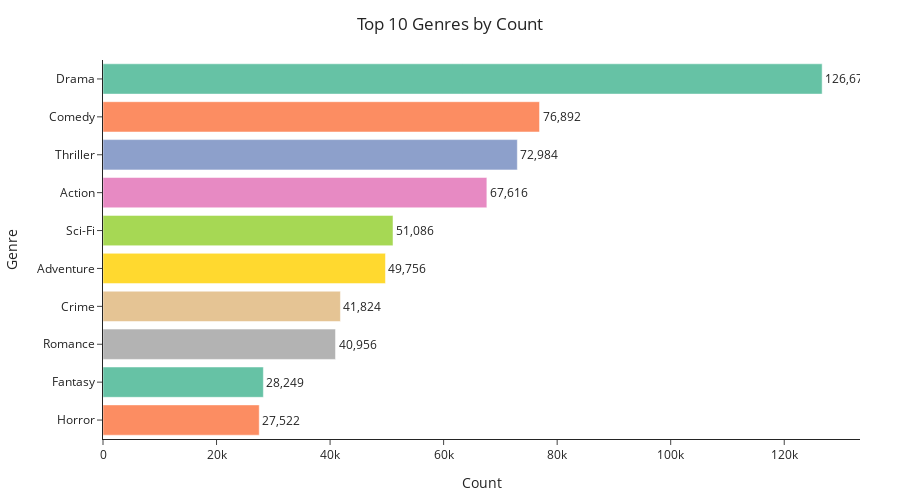

Notebook cell for this chart:
### Code cell
import plotly.express as px
import pandas as pd

genres_count_pd = genres_count.toPandas().sort_values("count", ascending=False).head(10)

fig = px.bar(
    genres_count_pd,
    x="count",
    y="genre",
    orientation="h",
    color="genre",  # keep colors per genre
    text="count",   # per-row text
    color_discrete_sequence=px.colors.qualitative.Set2,
    hover_data={"count": ":, "}
)
fig.update_traces(textposition="outside", texttemplate="%{text:,}")

fig.update_layout(
    title="Top 10 Genres by Count",
    title_x=0.5,
    xaxis_title="Count",
    yaxis_title="Genre",
    showlegend=False,
    template="simple_white",
    height=500,
    margin=dict(l=80, r=40, t=60, b=60)
)

fig.show()

### Figure 1 — Plotly figure (JSON) as saved in the notebook; plotly's stock layout.template omitted (floating-point values rounded to 4 significant figures)
{"data": [{"hovertemplate": "genre=%{y}<br>count=%{text:, }<extra></extra>", "legendgroup": "Drama", "marker": {"color": "rgb(102,194,165)", "pattern": {"shape": ""}}, "name": "Drama", "orientation": "h", "showlegend": true, "text": [126700.0], "textposition": "outside", "texttemplate": "%{text:,}", "type": "bar", "x": [126678], "xaxis": "x", "y": ["Drama"], "yaxis": "y"}, {"hovertemplate": "genre=%{y}<br>count=%{text:, }<extra></extra>", "legendgroup": "Comedy", "marker": {"color": "rgb(252,141,98)", "pattern": {"shape": ""}}, "name": "Comedy", "orientation": "h", "showlegend": true, "text": [76890.0], "textposition": "outside", "texttemplate": "%{text:,}", "type": "bar", "x": [76892], "xaxis": "x", "y": ["Comedy"], "yaxis": "y"}, {"hovertemplate": "genre=%{y}<br>count=%{text:, }<extra></extra>", "legendgroup": "Thriller", "marker": {"color": "rgb(141,160,203)", "pattern": {"shape": ""}}, "name": "Thriller", "orientation": "h", "showlegend": true, "text": [72980.0], "textposition": "outside", "texttemplate": "%{text:,}", "type": "bar", "x": [72984], "xaxis": "x", "y": ["Thriller"], "yaxis": "y"}, {"hovertemplate": "genre=%{y}<br>count=%{text:, }<extra></extra>", "legendgroup": "Action", "marker": {"color": "rgb(231,138,195)", "pattern": {"shape": ""}}, "name": "Action", "orientation": "h", "showlegend": true, "text": [67620.0], "textposition": "outside", "texttemplate": "%{text:,}", "type": "bar", "x": [67616], "xaxis": "x", "y": ["Action"], "yaxis": "y"}, {"hovertemplate": "genre=%{y}<br>count=%{text:, }<extra></extra>", "legendgroup": "Sci-Fi", "marker": {"color": "rgb(166,216,84)", "pattern": {"shape": ""}}, "name": "Sci-Fi", "orientation": "h", "showlegend": true, "text": [51090.0], "textposition": "outside", "texttemplate": "%{text:,}", "type": "bar", "x": [51086], "xaxis": "x", "y": ["Sci-Fi"], "yaxis": "y"}, {"hovertemplate": "genre=%{y}<br>count=%{text:, }<extra></extra>", "legendgroup": "Adventure", "marker": {"color": "rgb(255,217,47)", "pattern": {"shape": ""}}, "name": "Adventure", "orientation": "h", "showlegend": true, "text": [49760.0], "textposition": "outside", "texttemplate": "%{text:,}", "type": "bar", "x": [49756], "xaxis": "x", "y": ["Adventure"], "yaxis": "y"}, {"hovertemplate": "genre=%{y}<br>count=%{text:, }<extra></extra>", "legendgroup": "Crime", "marker": {"color": "rgb(229,196,148)", "pattern": {"shape": ""}}, "name": "Crime", "orientation": "h", "showlegend": true, "text": [41820.0], "textposition": "outside", "texttemplate": "%{text:,}", "type": "bar", "x": [41824], "xaxis": "x", "y": ["Crime"], "yaxis": "y"}, {"hovertemplate": "genre=%{y}<br>count=%{text:, }<extra></extra>", "legendgroup": "Romance", "marker": {"color": "rgb(179,179,179)", "pattern": {"shape": ""}}, "name": "Romance", "orientation": "h", "showlegend": true, "text": [40960.0], "textposition": "outside", "texttemplate": "%{text:,}", "type": "bar", "x": [40956], "xaxis": "x", "y": ["Romance"], "yaxis": "y"}, {"hovertemplate": "genre=%{y}<br>count=%{text:, }<extra></extra>", "legendgroup": "Fantasy", "marker": {"color": "rgb(102,194,165)", "pattern": {"shape": ""}}, "name": "Fantasy", "orientation": "h", "showlegend": true, "text": [28250.0], "textposition": "outside", "texttemplate": "%{text:,}", "type": "bar", "x": [28249], "xaxis": "x", "y": ["Fantasy"], "yaxis": "y"}, {"hovertemplate": "genre=%{y}<br>count=%{text:, }<extra></extra>", "legendgroup": "Horror", "marker": {"color": "rgb(252,141,98)", "pattern": {"shape": ""}}, "name": "Horror", "orientation": "h", "showlegend": true, "text": [27520.0], "textposition": "outside", "texttemplate": "%{text:,}", "type": "bar", "x": [27522], "xaxis": "x", "y": ["Horror"], "yaxis": "y"}], "layout": {"barmode": "relative", "height": 500, "legend": {"title": {"text": "genre"}, "tracegroupgap": 0}, "margin": {"b": 60, "l": 80, "r": 40, "t": 60}, "showlegend": false, "title": {"text": "Top 10 Genres by Count", "x": 0.5}, "xaxis": {"anchor": "y", "domain": [0, 1], "title": {"text": "Count"}}, "yaxis": {"anchor": "x", "categoryarray": ["Horror", "Fantasy", "Romance", "Crime", "Adventure", "Sci-Fi", "Action", "Thriller", "Comedy", "Drama"], "categoryorder": "array", "domain": [0, 1], "title": {"text": "Genre"}}}}
